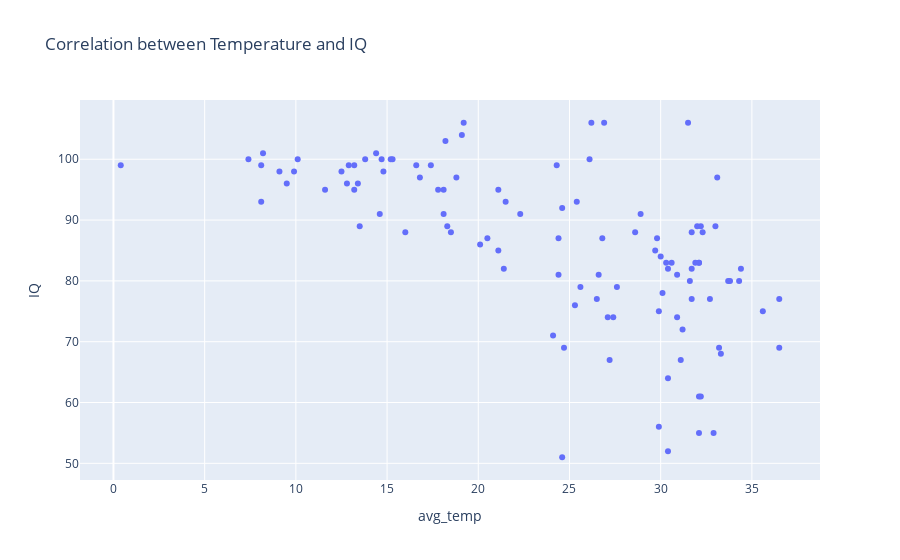

Here is the notebook cell this chart was saved with:
### Code cell
fig = px.scatter(IqIt_train, x="avg_temp", y="IQ", title="Correlation between Temperature and IQ")
fig.show()

### Figure 1 — Plotly figure (JSON) as saved in the notebook; plotly's stock layout.template omitted (floating-point values rounded to 4 significant figures)
{"data": [{"hovertemplate": "avg_temp=%{x}<br>IQ=%{y}<extra></extra>", "legendgroup": "", "marker": {"color": "#636efa", "symbol": "circle"}, "mode": "markers", "name": "", "orientation": "v", "showlegend": false, "type": "scatter", "x": [9.5, 27.1, 29.9, 27.2, 13.5, 30.9, 33.1, 30.4, 21.4, 33, 30.4, 32.7, 24.7, 18.5, 32.1, 19.2, 32, 16, 13.8, 32.1, 30.4, 31.7, 26.6, 19.1, 25.4, 26.5, 28.9, 29.8, 33.3, 21.1, 31.1, 31.2, 26.1, 26.2, 31.5, 25.3, 31.9, 30, 12.5, 21.5, 30.6, 18.8, 30.1, 24.4, 33.2, 16.6, 27.4, 27.6, 18.3, 12.9, 11.6, 32.1, 20.5, 14.7, 15.3, 7.4, 17.8, 18.1, 28.6, 24.3, 21.1, 14.6, 34.4, 15.2, 9.1, 24.6, 14.4, 9.9, 12.8, 0.4, 24.4, 32.2, 32.9, 33.7, 24.6, 14.8, 13.4, 32.2, 13.2, 29.7, 24.1, 16.8, 25.6, 31.7, 8.1, 18.1, 26.9, 26.8, 31.6, 32.1, 29.9, 8.1, 30.3, 18.2, 20.1, 33.8, 31.7, 17.4, 32.3, 30.9, 34.3, 36.5, 10.1, 13.2, 36.5, 8.2, 22.3, 35.6], "xaxis": "x", "y": [96, 74, 56, 67, 89, 74, 97, 82, 82, 89, 52, 77, 69, 88, 83, 106, 89, 88, 100, 83, 64, 88, 81, 104, 93, 77, 91, 87, 68, 95, 67, 72, 100, 106, 106, 76, 83, 84, 98, 93, 83, 97, 78, 81, 69, 99, 74, 79, 89, 99, 95, 61, 87, 100, 100, 100, 95, 95, 88, 99, 85, 91, 82, 100, 98, 92, 101, 98, 96, 99, 87, 61, 55, 80, 51, 98, 96, 89, 95, 85, 71, 97, 79, 77, 93, 91, 106, 87, 80, 55, 75, 99, 83, 103, 86, 80, 82, 99, 88, 81, 80, 69, 100, 99, 77, 101, 91, 75], "yaxis": "y"}], "layout": {"legend": {"tracegroupgap": 0}, "title": {"text": "Correlation between Temperature and IQ"}, "xaxis": {"anchor": "y", "domain": [0, 1], "title": {"text": "avg_temp"}}, "yaxis": {"anchor": "x", "domain": [0, 1], "title": {"text": "IQ"}}}}
